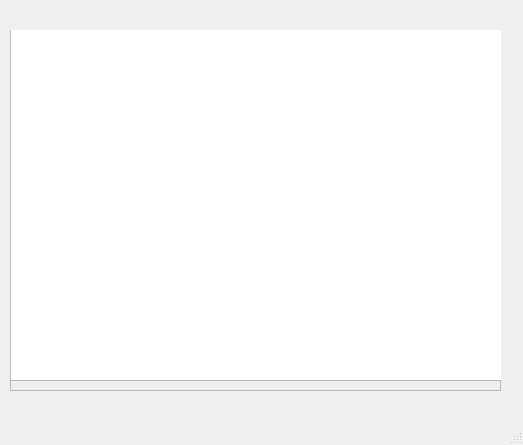
<?xml version="1.0" encoding="UTF-8"?>
<ui version="4.0">
 <class>MainWindow</class>
 <widget class="QMainWindow" name="MainWindow">
  <property name="geometry">
   <rect>
    <x>0</x>
    <y>0</y>
    <width>523</width>
    <height>445</height>
   </rect>
  </property>
  <property name="windowTitle">
   <string>MainWindow</string>
  </property>
  <widget class="QWidget" name="centralwidget">
   <widget class="QFrame" name="ChildrenForm2">
    <property name="geometry">
     <rect>
      <x>10</x>
      <y>30</y>
      <width>491</width>
      <height>361</height>
     </rect>
    </property>
    <property name="frameShape">
     <enum>QFrame::StyledPanel</enum>
    </property>
    <property name="frameShadow">
     <enum>QFrame::Raised</enum>
    </property>
    <widget class="QTextEdit" name="textEdit">
     <property name="geometry">
      <rect>
       <x>0</x>
       <y>-30</y>
       <width>501</width>
       <height>381</height>
      </rect>
     </property>
    </widget>
   </widget>
  </widget>
  <widget class="QMenuBar" name="menubar">
   <property name="geometry">
    <rect>
     <x>0</x>
     <y>0</y>
     <width>523</width>
     <height>22</height>
    </rect>
   </property>
  </widget>
  <widget class="QStatusBar" name="statusbar"/>
 </widget>
 <resources/>
 <connections/>
</ui>
